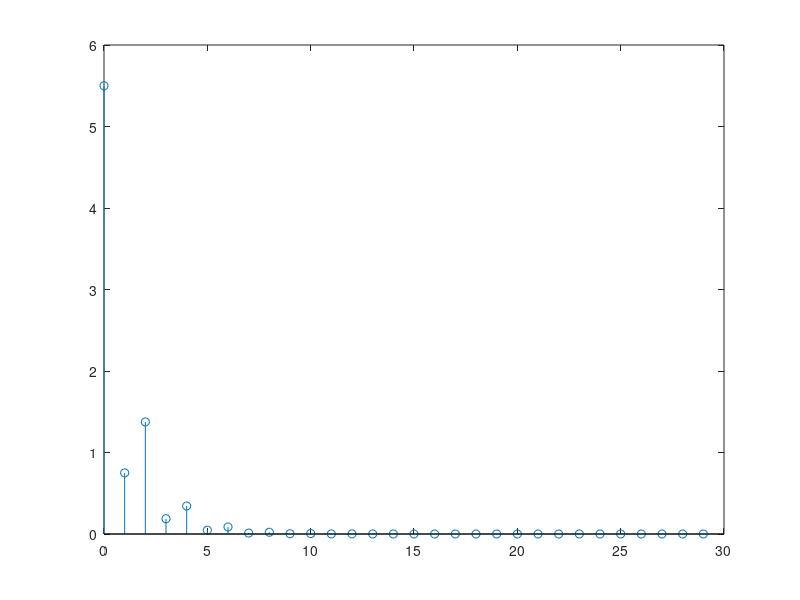

This chart was generated by the following MATLAB code:
clear all;
clc;

n = 0:1:29;

%alinea a
a1 = [1, -0.5];
b1 = [2, 0];
x = (-0.5).^n*2;
yi = 3;
zi = filtic(b1, a1, yi);
[y, zf] = filter(b1, a1, x, zi);

%grafico
stem(n, y);